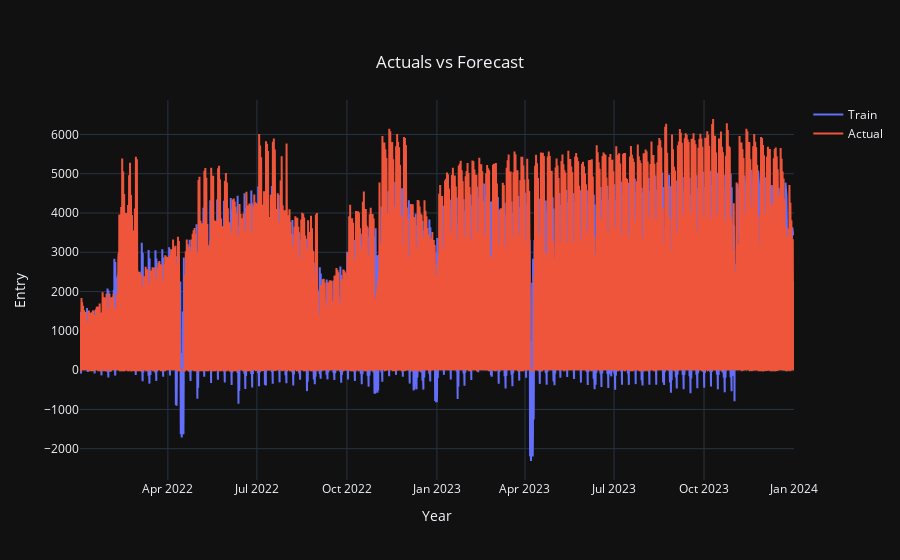

Source (notebook cell):
### Code cell
train_samples = go.Scatter(x = forecast['ds'],
                  y = forecast['yhat'],
                  mode = 'lines',
                  name = 'Train')
test_samples = go.Scatter(x = df['ds'],
                  y = df['y'],
                  mode = 'lines',
                  name = 'Actual')

layout = go.Layout(title={'text': 'Actuals vs Forecast',
                          'y':0.9,
                          'x':0.5,
                          'xanchor': 'center',
                          'yanchor': 'top'},
                   xaxis = dict(title = 'Year'),
                   yaxis = dict(title = 'Entry'),
                   template = 'plotly_dark')

data = [train_samples, test_samples]
fig = go.Figure(data = data, layout = layout)
iplot(fig)

### Figure 1 — Plotly figure (JSON) as saved in the notebook; plotly's stock layout.template omitted (floating-point values rounded to 4 significant figures; data arrays with more than 128 entries replaced by an {"elided": "..."} marker saying what was removed)
{"data": [{"mode": "lines", "name": "Train", "type": "scatter", "x": {"elided": "12774 str values"}, "y": {"elided": "12774 float values"}}, {"mode": "lines", "name": "Actual", "type": "scatter", "x": {"elided": "14600 str values"}, "y": {"elided": "14600 int values"}}], "layout": {"title": {"text": "Actuals vs Forecast", "x": 0.5, "xanchor": "center", "y": 0.9, "yanchor": "top"}, "xaxis": {"title": {"text": "Year"}}, "yaxis": {"title": {"text": "Entry"}}}}
